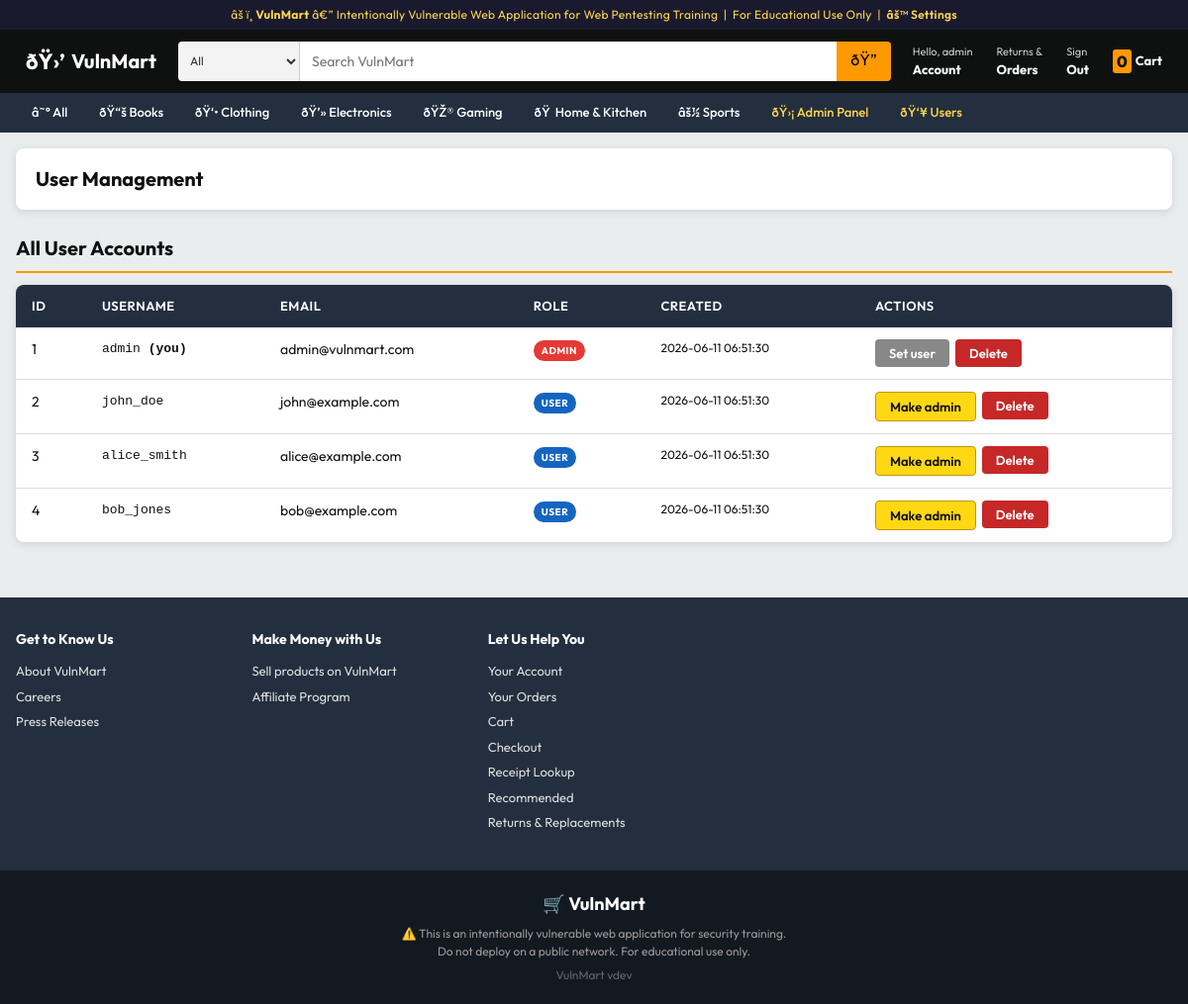
The page /admin/users.php (signed in) on the database its author committed.
### tables this page shows
CREATE TABLE categories (
    id INT AUTO_INCREMENT PRIMARY KEY,
    name VARCHAR(50) NOT NULL,
    slug VARCHAR(50) UNIQUE NOT NULL,
    icon VARCHAR(10)
);

CREATE TABLE users (
    id INT AUTO_INCREMENT PRIMARY KEY,
    username VARCHAR(255) UNIQUE NOT NULL,
    password VARCHAR(255) NOT NULL,
    email VARCHAR(100) UNIQUE NOT NULL,
    full_name VARCHAR(100),
    address TEXT,
    phone VARCHAR(20),
    role ENUM('user', 'admin') DEFAULT 'user',
    created_at TIMESTAMP DEFAULT CURRENT_TIMESTAMP
);

### src/config.php (called while the page is built, shortened)
<?php
function isLoggedIn(): bool {
    return isset($_SESSION['user_id']);
}
function isAdmin(): bool {
    return isset($_SESSION['role']) && $_SESSION['role'] === 'admin';
}

### src/includes/db.php (called while the page is built, shortened)
<?php
require_once __DIR__ . '/../config.php';
function getDB(): mysqli {
    static $conn = null;
    if ($conn === null) {
        $conn = new mysqli(DB_HOST, DB_USER, DB_PASS, DB_NAME);
        $conn->set_charset("utf8mb4");
    }
    return $conn;
}

### src/admin/users.php (the view, shortened to what this page needs)
<?php
require_once __DIR__ . '/../config.php';
require_once __DIR__ . '/../includes/db.php';
$conn    = getDB();
$users = [];
$res = $conn->query("SELECT id, username, email, role, created_at FROM users ORDER BY id");
if ($res) while ($r = $res->fetch_assoc()) $users[] = $r;
include __DIR__ . '/../includes/header.php';
?>
<div class="page-header">
    <h1>User Management</h1>
</div>
<div class="section-header"><h2 class="section-title">All User Accounts</h2></div>
<table class="data-table">
    <thead><tr><th>ID</th><th>Username</th><th>Email</th><th>Role</th><th>Created</th><th>Actions</th></tr></thead>
    <tbody>
    <?php foreach ($users as $u): ?>
        <tr>
            <td><?= (int)$u['id'] ?></td>
            <td style="font-family:monospace;font-size:13px;">
                <?= htmlspecialchars($u['username']) ?><?php if ((int)$u['id'] === (int)$_SESSION['user_id']): ?> <strong>(you)</strong><?php endif; ?>
            </td>
            <td><?= htmlspecialchars($u['email']) ?></td>
            <td><span class="diff-badge" style="background:<?= $u['role']==='admin'?'#E53935':'#1565C0' ?>"><?= htmlspecialchars($u['role']) ?></span></td>
            <td style="font-size:12px;"><?= htmlspecialchars($u['created_at']) ?></td>
            <td>
                <div style="display:flex;gap:6px;">
                    <?php if ($u['role'] !== 'admin'): ?>
                    <form method="POST"><input type="hidden" name="promote" value="<?= (int)$u['id'] ?>"><button class="btn btn-primary btn-sm">Make admin</button></form>
                    <?php else: ?>
                    <form method="POST"><input type="hidden" name="demote" value="<?= (int)$u['id'] ?>"><button class="btn btn-sm" style="background:#888;color:#fff;">Set user</button></form>
                    <?php endif; ?>
                    <form method="POST" onsubmit="return confirm('Delete this user?');"><input type="hidden" name="delete" value="<?= (int)$u['id'] ?>"><button class="btn btn-sm" style="background:#C62828;color:#fff;">Delete</button></form>
                </div>
            </td>
        </tr>
    <?php endforeach; ?>
    </tbody>
</table>
<?php include __DIR__ . '/../includes/footer.php'; ?>

### src/includes/header.php (shortened to what this page needs)
<?php
require_once __DIR__ . '/../includes/db.php';
$_cat_icons = [
    'books'        => 'ðŸ“š',
    'clothing'     => 'ðŸ‘•',
    'electronics'  => 'ðŸ’»',
    'gaming'       => 'ðŸŽ®',
    'home-kitchen' => 'ðŸ ',
    'sports'       => 'âš½',
];
$_categories = [];
$_cats = getDB()->query("SELECT * FROM categories ORDER BY name");
if ($_cats) {
    while ($r = $_cats->fetch_assoc()) {
        $r['icon'] = $_cat_icons[$r['slug']] ?? '';
        $_categories[] = $r;
    }
}
?>
<!DOCTYPE html>
<html lang="en">
<head>
    <link rel="stylesheet" href="/assets/css/style.css">
</head>
<body>
<div class="training-banner">
    âš ï¸ <strong>VulnMart</strong> â€” Intentionally Vulnerable Web Application for Web Pentesting Training &nbsp;|&nbsp; For Educational Use Only
    <?php if (isAdmin()): ?>
    &nbsp;|&nbsp; <a href="/admin/settings.php" style="color:#FFD54F;font-weight:600;">âš™ Settings</a>
    <?php endif; ?>
</div>
<header class="site-header">
    <div class="header-inner">
        <a href="/" class="site-logo">
            <span class="logo-icon">ðŸ›’</span>
            <span>VulnMart</span>
        </a>
        <form action="/search.php" method="GET" class="header-search">
            <select name="cat" class="search-cat-select">
                <option value="">All</option>
            </select>
            <input type="text" name="q" placeholder="Search VulnMart"
                   value="<?= isset($_GET['q']) ? htmlspecialchars($_GET['q']) : '' ?>"
                   class="search-input" autocomplete="off">
            <button type="submit" class="search-btn">ðŸ”</button>
        </form>
        <div class="header-actions">
            <?php if (isLoggedIn()): ?>
            <a href="/profile.php" class="header-action-link">
                <span class="action-label">Hello, <?= htmlspecialchars($_SESSION['username']) ?></span>
                <span class="action-main">Account</span>
            </a>
            <a href="/orders.php" class="header-action-link">
                <span class="action-label">Returns &amp;</span>
                <span class="action-main">Orders</span>
            </a>
            <a href="/logout.php" class="header-action-link">
                <span class="action-label">Sign</span>
                <span class="action-main">Out</span>
            </a>
            <?php endif; ?>
            <a href="/cart.php" class="header-cart">
                <span class="cart-qty"><?= array_sum($_SESSION['cart'] ?? []) ?></span>
                <span>Cart</span>
            </a>
        </div>
    </div>
</header>
<nav class="cat-nav">
    <div class="cat-nav-inner">
        <a href="/" class="cat-nav-link">â˜° All</a>
        <?php foreach ($_categories as $c): ?>
        <a href="/category.php?slug=<?= htmlspecialchars($c['slug']) ?>" class="cat-nav-link">
            <?= $c['icon'] ?> <?= htmlspecialchars($c['name']) ?>
        </a>
        <?php endforeach; ?>
        <?php if (isAdmin()): ?>
        <a href="/admin/index.php" class="cat-nav-link cat-nav-admin">ðŸ›¡ Admin Panel</a>
        <a href="/admin/users.php" class="cat-nav-link cat-nav-admin">ðŸ‘¥ Users</a>
        <?php endif; ?>
    </div>
</nav>
<main class="site-main">

### rows shown on the page
categories: icon "ðŸ“š", name "Books"
categories: icon "ðŸ‘•", name "Clothing"
categories: icon "ðŸ’»", name "Electronics"
categories: icon "ðŸŽ®", name "Gaming"
categories: icon "ðŸ", name "Home & Kitchen"
categories: icon "âš½", name "Sports"
users: id "1", username "admin", shows "(you)", email "admin@vulnmart.com", role "ADMIN", created_at "2026-06-11 06:51:30"
users: id "2", username "john_doe", email "john@example.com", role "USER", created_at "2026-06-11 06:51:30"
users: id "3", username "alice_smith", email "alice@example.com", role "USER", created_at "2026-06-11 06:51:30"
users: id "4", username "bob_jones", email "bob@example.com", role "USER", created_at "2026-06-11 06:51:30"

### other values the page prints
$_SESSION['username'] "admin"
array_sum($_SESSION['cart'] ?? []) "0"
defined('VULNMART_VERSION') ? VULNMART_VERSION : 'dev' "dev"
